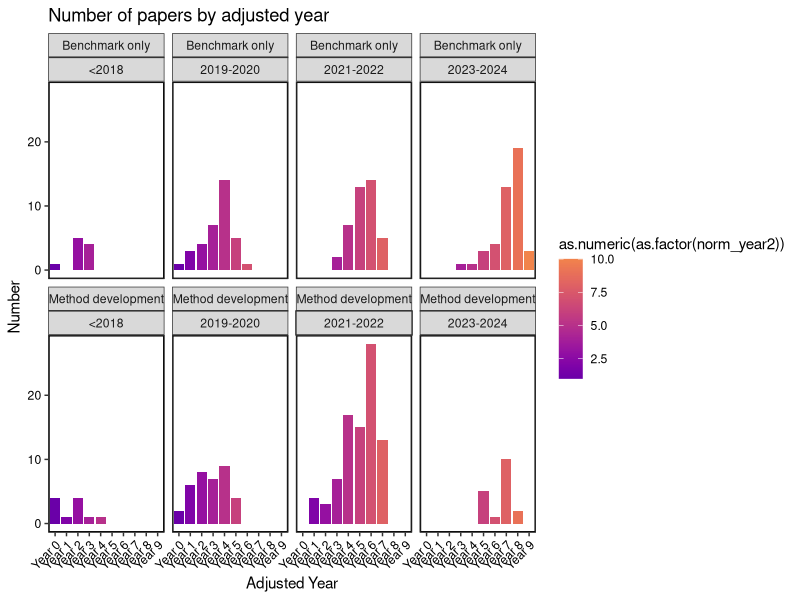

The R script that drew this image: (Note: this script raises an error after producing the figure.)


library(ggplot2)
library(ggthemes)
library(viridis)
library(readr)
library(scales)

theme_set(theme_bw() +
            theme(panel.grid.major = element_blank(), 
                  panel.grid.minor = element_blank(),
                  panel.background = element_rect(colour = "black", size = 1),
                  axis.text.x = element_text(color = "black", angle = 45, hjust = 1),
                  axis.text.y = element_text(color = "black")))


data <- read_csv("data.csv")



data$Paper.category[data$Paper.category == "New method development paper" ] <- "Method development" 
data$Paper.category[data$Paper.category == "Pure benchmarking paper"] <- "Benchmark only" 

data$Paper.category <- factor( data$Paper.category , levels = c( "Benchmark only" ,
                                                                 "Method development"))


data <- data[ !duplicated(data$PMID), ]


################
# Panel a
##############

data$category_year <- as.character( data$year )
data[ data$category_year  <= 2018 , ]$category_year <- "<2018"
data[ data$category_year  %in% c( 2019, 2020) , ]$category_year <- "2019-2020"
data[ data$category_year  %in% c( 2021, 2022) , ]$category_year <- "2021-2022"
data[ data$category_year  %in% c( 2023, 2024) , ]$category_year <- "2023-2024"


ggplot(data ,   aes(x = norm_year2, fill=as.numeric(as.factor(norm_year2) ))) +
  geom_bar( ) + 
  labs(x = "Adjusted Year", y = "Number",
       title = "Number of papers by adjusted year") + 
  theme(axis.text.x = element_text(angle = 45, vjust = 1, hjust=1))+
  facet_wrap( ~Paper.category+ category_year, ncol = 4)+ 
  scale_fill_viridis(option = "C", begin = 0.2, end = 0.7)



################
# Panel b
##############




column_of_interest <- c( 
  "Methods.compared", 
  "Selection.criteria", 
  
  "Memory.measured", 
  "Max.number.of.cells",
  "Sensitivity.analysis", 
  "Tuning" ,
  
  "Discovery." ,
  "Wet.lab.validation", 
  
  
  "Website", 
  "Data.availability", 
  "Code.availability", 
  "Prior.knowledge"  ,
  
  "Types.of.data"   , 
  "Number.of.experimental.datasets", 
  "Number.of.synthetic.datasets", 
  
  "Diversity.of.experimental.data", 
  
  "Recommendation", 
  "Applicability", 
  "Trade.offs", 
  "Future.directions" ,
  
  "Diversity.of.synthetic.datasets", 
  
  "Speed.measured.", 
  
  "Overall.comparison", 
  
  
  
  "Variability.of.score", 
  
  "Downstream.analysis"  
  
)



df_numeric <- data
df_numeric <- df_numeric[ , -c( which( colnames( df_numeric) == "Timestamp")) ]
df_numeric <- as.data.frame(df_numeric)

df_numeric[ df_numeric  == "No"] <- 0 
df_numeric[ df_numeric  == "Yes"] <- 1

df_numeric[ df_numeric == "Default setting"] <- 0
df_numeric[ df_numeric == "Parameter tuning"] <- 1

df_numeric[ df_numeric  == "Not sure"]  <- 0.5

df_numeric[ df_numeric == "Synthetic data"]  <- 0.5
df_numeric[ df_numeric  == "Experimental data"]  <- 0.5
df_numeric[ df_numeric  == "Both"]  <- 1



data_heatmap <- df_numeric[, c( column_of_interest  ,"PMID" ) ]
data_heatmap  <- as.data.frame(data_heatmap )
data_heatmap[is.na(data_heatmap)] <- 0 

data_heatmap$Number.of.experimental.datasets <-  rescale( log10(data_heatmap$Number.of.experimental.datasets + 1) ) 
data_heatmap$Number.of.synthetic.datasets <-  rescale( log10(data_heatmap$Number.of.synthetic.datasets + 1) )
data_heatmap$Max.number.of.cells <-  rescale( log10(data_heatmap$Max.number.of.cells + 1) ) 
data_heatmap$Methods.compared <- rescale( data_heatmap$Methods.compared )

data_heatmap <- data_heatmap %>%
  dplyr::mutate(across(-PMID, as.numeric))

str(data_heatmap)


data_heatmap <- data_heatmap %>%
  dplyr::group_by(PMID) %>%
  dplyr::summarise(across(everything(), ~ mean(., na.rm = TRUE)))

pmid <- as.vector( data_heatmap[, 1] )
pmid  <- pmid$PMID
data_heatmap <- data_heatmap[, -1]



data_heatmap <- sapply(data_heatmap, as.numeric)
sum_score <- rowSums(  data_heatmap )

meta <- data[ match(pmid, data$PMID), ]
meta <- meta[, c("norm_year2", "Paper.category")]
sum_score <- data.frame( year = meta$norm_year2, score =  sum_score )
sum_score$paper_type <- meta$Paper.category
sum_score$year <- as.numeric(as.factor(sum_score$year)) # need to convert to numeric to fit the regression line 

ggplot(sum_score, aes( y = score  ,  x =  year ,  
                       colour = year))  +
  geom_jitter( alpha = 0.5 , size = 3)   +  geom_smooth( colour = "grey" , alpha = 0.1) + 
  scale_color_viridis(  option = "C", begin = 0.2, end = 0.7 ) + 
  facet_wrap(~paper_type)+  
  scale_x_continuous(breaks= pretty_breaks()) + 
  labs(x = "Adjusted Year", y = "Number",
       title = "Overall score")  




################
# Panel c
##############


df_numeric <- data
# df_numeric_rm_outlier <- df_numeric[ which( df_numeric$Methods.compared < 25), ]
df_numeric    %>% 
  ggplot() +
  aes(x = as.factor(norm_year2) , y = log10(Methods.compared), color = norm_year2) +
  geom_boxplot() +
  labs(x = "Adjusted Year", y = "Number",
       title = "Number of methods", color = "Adjusted Year") +
  facet_wrap(~Paper.category, scales = "free" )+ 
  scale_colour_viridis(discrete = T, option = "C", begin = 0.2, end = 0.7)+ 
  theme(axis.text.x = element_text(angle = 45, vjust = 1, hjust=1)) 




################
# Panel d
##############



df_numeric     %>% 
  ggplot() +
  aes(x = as.factor(norm_year2) , y = Number.of.experimental.datasets , color = norm_year2) +
  geom_boxplot() +
  labs(x = "Adjusted Year", y = "Number",
       title = "Number of experimental datasets", color = "Adjusted Year") +
  facet_wrap(~Paper.category, scales = "free" )+ 
  scale_colour_viridis(discrete = T, option = "C", begin = 0.2, end = 0.7) + scale_y_log10() +
  theme(axis.text.x = element_text(angle = 45, vjust = 1, hjust=1))




################
# Panel e
##############


num_more_method <-  data$Methods.compared -  data$biorxiv_number_method 

num_more_method <- data.frame(num_more_method = num_more_method, 
                              num_in_biorxiv = data$biorxiv_number_method , 
                              num_in_published = data$Methods.compared , 
                              paper_category = data$Paper.category,
                              year = as.numeric(as.factor(data$norm_year2)))

num_more_method <- num_more_method[ !is.na( num_more_method$num_in_biorxiv) ,  ]

# num_more_method <- num_more_method[ num_more_method$num_in_published < 25, ]

ggplot( num_more_method , aes(x =    log(num_in_biorxiv+1) , y =     log(num_in_published +1) ) ) +
  geom_point(aes(colour =  log(num_in_published+1)) , width = 0, height = 0.2,
             size = 3 , 
             alpha = 0.3) + 
  facet_wrap( ~paper_category, scales = "free") + 
  labs(x = "Number of biorxiv", y = "Number in published" )  + 
  geom_abline(intercept = 0, slope = 1, size = 0.5) + scale_colour_continuous( high = "red" , low = "blue") +
  ylim(0, 5 ) + xlim(0, 5)






#calculate proportion of paper that's more

library(tidyr)
result <- num_more_method %>%
  dplyr::group_by(paper_category) %>%
  dplyr::summarize(percentage_increase = mean(num_in_published > num_in_biorxiv, na.rm = TRUE),
                   percentage_same = mean(num_in_published <= num_in_biorxiv, na.rm = TRUE) )

# result 
# 
# paper_category     percentage_increase percentage_same
# <fct>                            <dbl>           <dbl>
# 1 Benchmark only                   0.391           0.609
# 2 Method development               0.494           0.506

